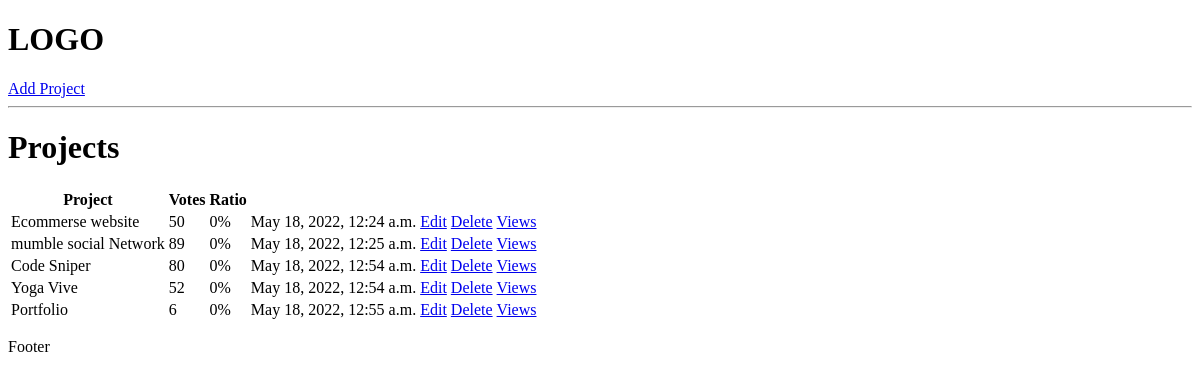
Before: / with the older database file.
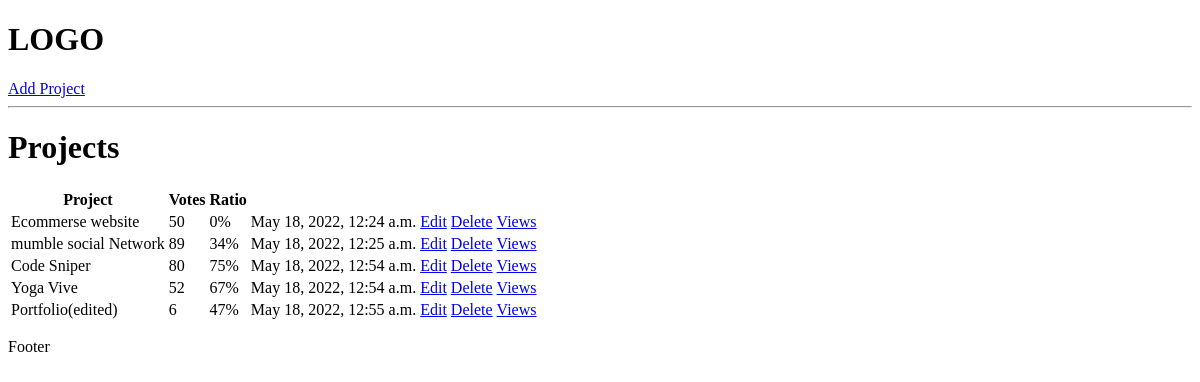
After: the same page with the newer database file.
### projects/models.py (models this page shows, shortened)
class Project(models.Model):
    title = models.CharField(max_length=200)
    description = models.TextField(null=True,blank=True)
    demo_link = models.CharField(max_length=2000 , null=True , blank=True)
    source_link = models.CharField(max_length=2000,null=True,blank=True)
    tags=models.ManyToManyField('Tag',blank=True)
    vote_total = models.IntegerField(default=0 ,null= True,blank=True)
    vote_ratio = models.IntegerField(default=0 ,null= True,blank=True)
    created = models.DateTimeField(auto_now_add=True)
    id = models.UUIDField(default=uuid.uuid4,unique=True,primary_key=True,editable=False)

### projects/views.py (the view)
# urls.py: path('',include('projects.urls')),
def projects(request):
    projects = Project.objects.all()
    context ={'projects':projects}
    return render(request,'projects/projects.html', context)

### projects/templates/projects/projects.html
{%extends 'main.html'%}
{%block content%}
<h1>Projects</h1>
<table>
    <tr>
        <th>Project</th>
        <th>Votes</th>
        <th>Ratio</th>
        <th></th>
        <th></th>
    </tr>
    {% for project in projects %}
    <tr>
        <td>{{project.title}}</td>
        <td>{{project.vote_total}}</td>
        <td>{{project.vote_ratio}}%</td>
        <td>{{project.created}}</td>
        <td><a href ="{% url 'update-project' project.id %}">Edit</a></td>
        <td><a href ="{% url 'delete-project' project.id %}">Delete</a></td>
        <td><a href ="{% url 'project' project.id %}">Views</a></td>
    </tr>
    {% endfor %}
</table>
{%endblock content%}

### templates/main.html (shortened to what this page needs)
<!DOCTYPE html>
<html lang="en">
<head>
</head>
<body>
    {%include 'navbar.html'%}
    {%block content%}
    {%endblock content%}
    <p>Footer</p>
</body>
</html>

### templates/navbar.html
<h1>LOGO</h1>
<a href="{% url 'create-project' %}">Add Project</a>
<hr>

Changed rows visible on the page:
changed Project "mumble social Network": vote_ratio "0" → "34"
changed Project "Code Sniper": vote_ratio "0" → "75"
changed Project "Yoga Vive": vote_ratio "0" → "67"
changed Project: title "Portfolio" → "Portfolio(edited)"; vote_ratio "0" → "47"
